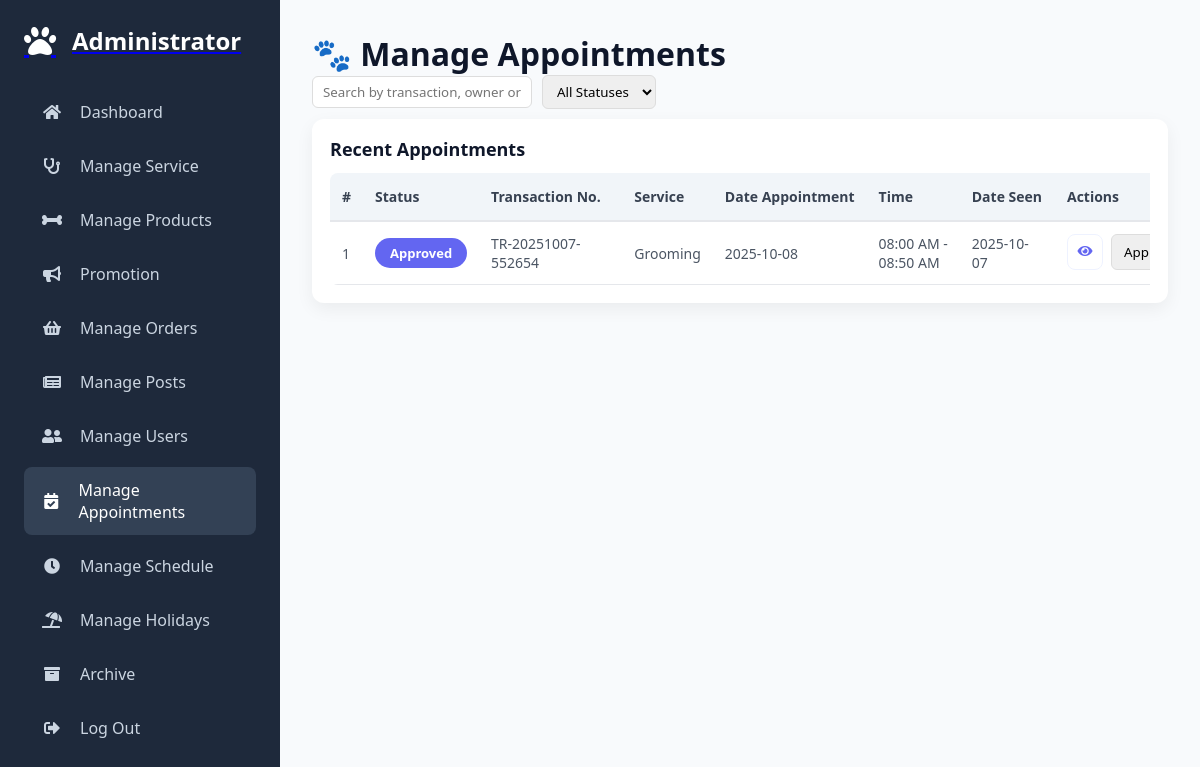
The page /admin/manage_appointments.php (signed in) on the database as committed earlier.
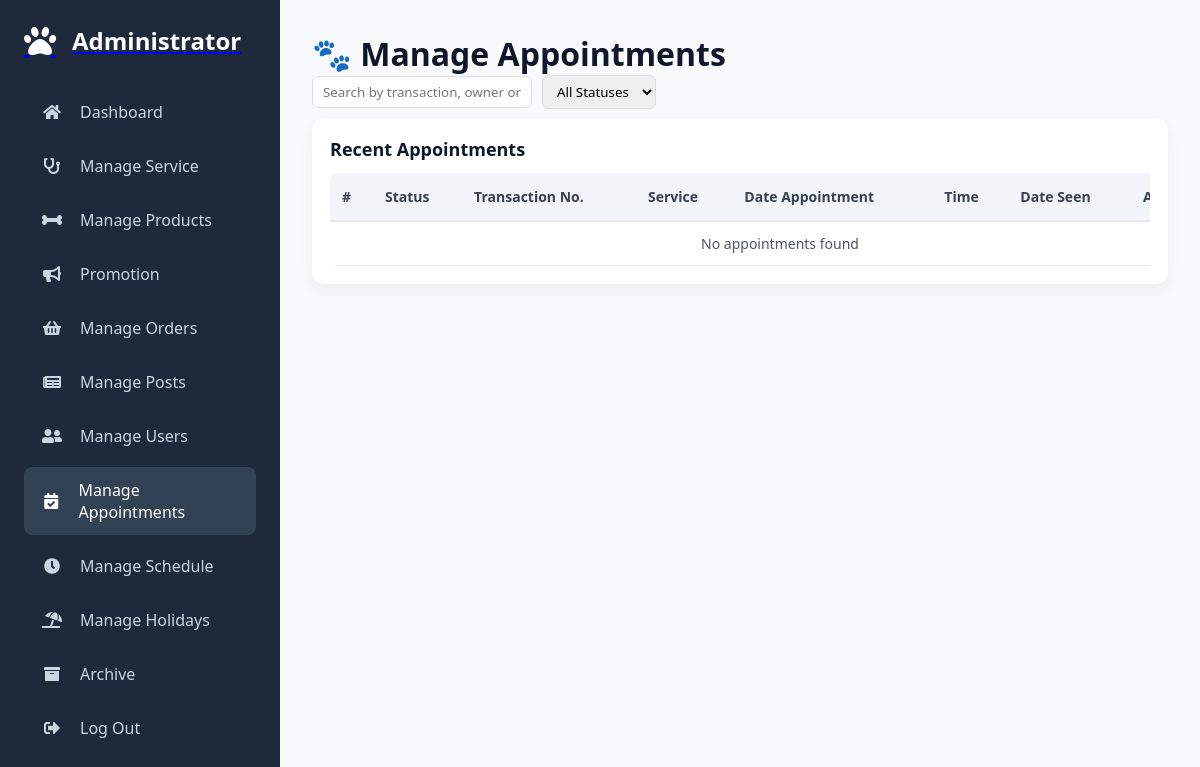
The same page on the database as committed later.
### tables this page shows
CREATE TABLE `appointments` (
  `id` int(11) NOT NULL,
  `transaction_no` varchar(50) DEFAULT NULL,
  `user_id` varchar(36) NOT NULL,
  `appointment_date` date NOT NULL,
  `time_slot` varchar(50) NOT NULL,
  `status` enum('Pending','Approved','Completed','Rejected','Cancelled') DEFAULT 'Pending',
  `completed_at` timestamp NULL DEFAULT NULL,
  `service_id` int(11) NOT NULL,
  `date_seen` date DEFAULT NULL,
  `created_at` timestamp NOT NULL DEFAULT current_timestamp(),
  `active_slot` varchar(255) GENERATED ALWAYS AS (if(`status` in ('Pending','Approved'),concat(`appointment_date`,'-',`time_slot`,'-',`service_id`,'-',`user_id`),NULL)) STORED
);

CREATE TABLE `services` (
  `id` int(11) NOT NULL,
  `name` varchar(100) NOT NULL,
  `service_detail` text NOT NULL,
  `image` varchar(255) DEFAULT NULL,
  `status` enum('active','inactive') NOT NULL DEFAULT 'active',
  `created_at` timestamp NOT NULL DEFAULT current_timestamp()
);

### admin/manage_appointments.php (the view, shortened to what this page needs)
<?php
require_once '../components/auth_admin.php';
$limit = 10;
$page  = isset($_GET['page']) ? (int)$_GET['page'] : 1;
$start = ($page - 1) * $limit;
$search = isset($_GET['search']) ? trim($_GET['search']) : '';
$where = "1=1 AND a.status NOT IN ('completed','cancelled')";
$stmt = $conn->prepare("
    SELECT a.*, u.name AS fullname, u.email, u.phone, s.name AS service_name, a.transaction_no
    FROM appointments a
    LEFT JOIN users u ON a.user_id=u.id
    LEFT JOIN services s ON a.service_id=s.id
    WHERE $where
    ORDER BY a.id DESC
    LIMIT ?, ?
");
$i=1;
$stmt->bindValue($i++, $start, PDO::PARAM_INT);
$stmt->bindValue($i++, $limit, PDO::PARAM_INT);
$stmt->execute();
$appointments = $stmt->fetchAll(PDO::FETCH_ASSOC);
?>
<!DOCTYPE html>
<html lang="en">
<head>
<link rel="stylesheet" href="./../assets/css/admin/manage_appointment.css?v=<?php echo time(); ?>">
<link rel="stylesheet" href="./../assets/css/admin/admin_header.css?v=<?php echo time(); ?>">
<link rel="stylesheet" href="https://cdnjs.cloudflare.com/ajax/libs/font-awesome/5.15.4/css/all.min.css">
</head>
<body>
<?php include '../components/admin_header.php'; ?>
<div class="admin-main">
    <h1>🐾 Manage Appointments</h1>
    <div class="orders-filters">
        <input type="text" id="searchInput" placeholder="Search by transaction, owner or service" value="<?= htmlspecialchars($search) ?>">
        <select id="statusFilter">
            <option value="">All Statuses</option>
        </select>
    </div>
    <div class="card">
        <div class="card-header"><h2>Recent Appointments</h2></div>
        <div class="table-container">
            <table class="orders-table">
                <thead>
                    <tr>
                        <th>#</th>
                        <th>Status</th>
                        <th>Transaction No.</th>
                        <th>Service</th>
                        <th>Date Appointment</th>
                        <th>Time</th>
                        <th>Date Seen</th>
                        <th class="actions">Actions</th>
                    </tr>
                </thead>
                <tbody>
                <?php if(count($appointments)>0): ?>
                    <?php $count=$start+1; foreach($appointments as $a): ?>
                    <?php $status = strtolower($a['status'] ?? 'pending'); ?>
                    <tr data-id="<?= $a['id'] ?>">
                        <td><?= $count++ ?></td>
                        <td><span class="status-badge <?= $status ?>"><?= ucfirst($status) ?></span></td>
                        <td><?= htmlspecialchars($a['transaction_no'] ?? '-') ?></td>
                        <td><?= htmlspecialchars($a['service_name']) ?></td>
                        <td><?= htmlspecialchars($a['appointment_date']) ?></td>
                        <td><?= htmlspecialchars($a['time_slot']) ?></td>
                        <td><?= in_array($status,['approved','completed'])?$a['date_seen']:'-' ?></td>
                        <td class="actions">
                            <button class="action-icon btn-view" title="View"><i class="fas fa-eye"></i></button>
                            <select class="status-select" data-id="<?= $a['id'] ?>"
                                <?= in_array($status,['completed','cancelled']) ? 'disabled' : '' ?>>
                                <option value="approved" <?= $status=='approved'?'selected':'' ?>>Approved</option>
                            </select>
                        </td>
                    </tr>
                    <?php endforeach; ?>
                <?php else: ?>
                    <tr><td colspan="8" class="empty-state">No appointments found</td></tr>
                <?php endif; ?>
                </tbody>
            </table>
        </div>
    </div>
</div>
</body>
</html>

Rows that differ between the two databases and show on the page:
removed appointments: status "Approved", transaction_no "TR-20251007-552654", service.name "Grooming", appointment_date "2025-10-08", time_slot "08:00 AM - 08:50 AM", date_seen "2025-10-07", status+id "Approved"
Other text that changed with them:
text now shown: "No appointments found"
